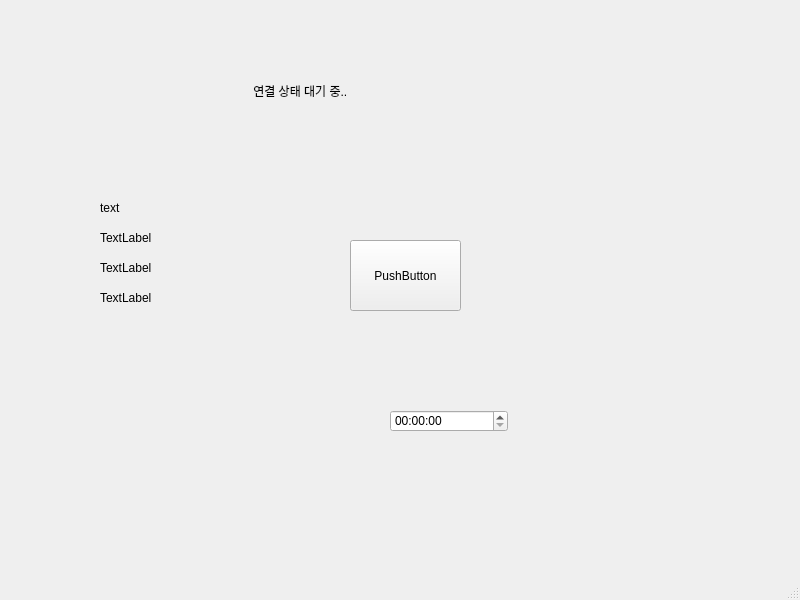
<?xml version="1.0" encoding="UTF-8"?>
<ui version="4.0">
 <class>MainWindow</class>
 <widget class="QMainWindow" name="MainWindow">
  <property name="geometry">
   <rect>
    <x>0</x>
    <y>0</y>
    <width>800</width>
    <height>600</height>
   </rect>
  </property>
  <property name="windowTitle">
   <string>MainWindow</string>
  </property>
  <widget class="QWidget" name="centralwidget">
   <widget class="QPushButton" name="btnTest">
    <property name="geometry">
     <rect>
      <x>350</x>
      <y>240</y>
      <width>111</width>
      <height>71</height>
     </rect>
    </property>
    <property name="text">
     <string>PushButton</string>
    </property>
   </widget>
   <widget class="QLabel" name="lblStatus">
    <property name="geometry">
     <rect>
      <x>250</x>
      <y>70</y>
      <width>111</width>
      <height>41</height>
     </rect>
    </property>
    <property name="text">
     <string> 연결 상태 대기 중..</string>
    </property>
   </widget>
   <widget class="QLabel" name="lblTemperature">
    <property name="geometry">
     <rect>
      <x>100</x>
      <y>200</y>
      <width>121</width>
      <height>16</height>
     </rect>
    </property>
    <property name="text">
     <string>text</string>
    </property>
   </widget>
   <widget class="QLabel" name="lblHumidity">
    <property name="geometry">
     <rect>
      <x>100</x>
      <y>230</y>
      <width>121</width>
      <height>16</height>
     </rect>
    </property>
    <property name="text">
     <string>TextLabel</string>
    </property>
   </widget>
   <widget class="QLabel" name="lblDistance">
    <property name="geometry">
     <rect>
      <x>100</x>
      <y>260</y>
      <width>111</width>
      <height>16</height>
     </rect>
    </property>
    <property name="text">
     <string>TextLabel</string>
    </property>
   </widget>
   <widget class="QLabel" name="lblIlluminance">
    <property name="geometry">
     <rect>
      <x>100</x>
      <y>290</y>
      <width>111</width>
      <height>16</height>
     </rect>
    </property>
    <property name="text">
     <string>TextLabel</string>
    </property>
   </widget>
   <widget class="QTimeEdit" name="timeEdit">
    <property name="geometry">
     <rect>
      <x>390</x>
      <y>410</y>
      <width>118</width>
      <height>22</height>
     </rect>
    </property>
   </widget>
  </widget>
  <widget class="QMenuBar" name="menubar">
   <property name="geometry">
    <rect>
     <x>0</x>
     <y>0</y>
     <width>800</width>
     <height>22</height>
    </rect>
   </property>
  </widget>
  <widget class="QStatusBar" name="statusbar"/>
 </widget>
 <resources/>
 <connections/>
</ui>
